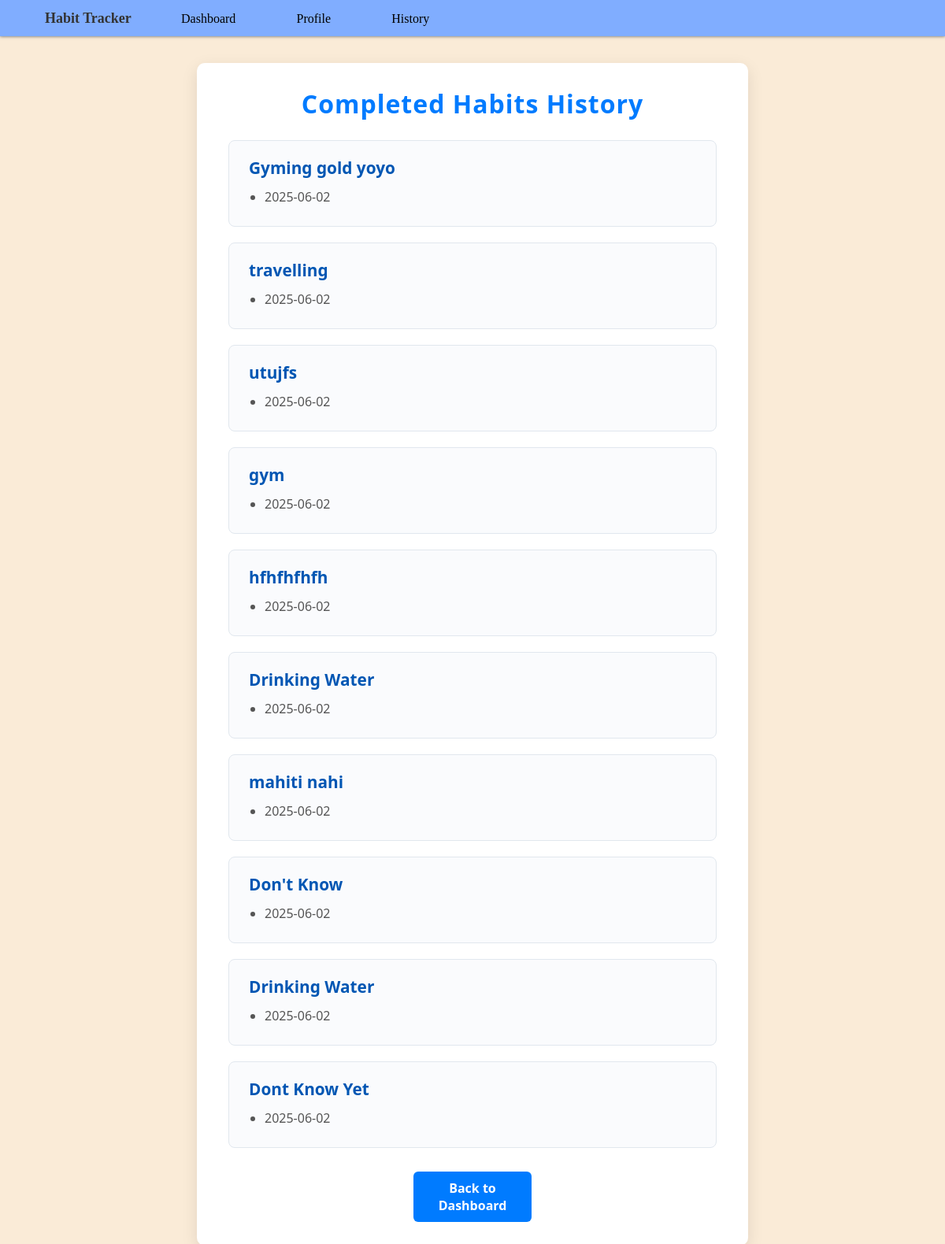
/habit/history/, run on the app's committed database.
### habits/models.py (models this page shows, shortened)
class UserCustomHabits(models.Model):
    types=[
        ('Good', 'Good'),
        ('Bad', 'Bad')
    ]
    completion_history = models.JSONField(default=list, blank=True)
    name=models.CharField(max_length=100)
    habit_type=models.CharField(max_length=4, choices=types)
    frequency=models.CharField(max_length=50, help_text='e.g. Daily, Weekly, Monthly')
    start_date=models.DateField()
    end_date=models.DateField(null=True, blank=True)
    is_active=models.BooleanField(default=True)

### habits/views.py (the view)
# urls.py: path('history/', completed_habits, name='history')
def completed_habits(request):
    habits = UserCustomHabits.objects.all()
    habits_with_history = []
    for habit in habits:
        if habit.completion_history:
            habits_with_history.append({
                'habit': habit,
                'history': habit.completion_history,
            })
    context = {
        'habits_with_history': habits_with_history,
    }
    return render(request, 'history.html', context)

### templates/history.html (shortened to what this page needs)
<!DOCTYPE html>
<html lang="en">
<head>
</head>
<body>
    {% include 'header.html' %}
  <div class="container">
    <h1>Completed Habits History</h1>
    {% if habits_with_history %}
      {% for item in habits_with_history %}
        <div class="habit-card">
          <div class="habit-name">{{ item.habit.name }}</div>
          <ul class="history-list">
            {% for date in item.history %}
              <li>{{ date }}</li>
            {% endfor %}
          </ul>
        </div>
      {% endfor %}
    {% else %}
      <p class="no-history">No completed habits found.</p>
    {% endif %}
    <a href="{% url 'dashboard' %}" class="back-link">Back to Dashboard</a>
  </div>
</body>
</html>

### templates/header.html (shortened to what this page needs)
{% load static %}
<!DOCTYPE html>
<html lang="en">
<head>
</head>
<body>
  <header>
    <ul>
      <li>Habit Tracker</li>
      <li><a href="{% url 'dashboard' %}">Dashboard</a></li>
      <li><a href="{% url 'show' %}">Profile</a></li>
      <li><a href="{% url 'history' %}">History</a></li>
    </ul>
  </header>
</body>
</html>

### templates/history.html (style rules this page uses)
* { box-sizing: border-box; font-family: 'Segoe UI', Tahoma, Geneva, Verdana, sans-serif; margin: 0; padding: 0; }
body { background: #f0f4f8; color: #333; padding: 20px; min-height: 100vh; display: flex; flex-direction: column; align-items: center; }
.container { background: white; max-width: 700px; margin-top: 80px; width: 100%; border-radius: 10px; box-shadow: 0 6px 20px rgba(0,0,0,0.1); padding: 30px 40px; }
h1 { text-align: center; color: #007BFF; margin-bottom: 25px; font-weight: 700; letter-spacing: 1px; }
.habit-card { border: 1px solid #e1e7ee; border-radius: 8px; margin-bottom: 20px; padding: 20px 25px; background-color: #fafbfd; transition: box-shadow 0.3s ease; }
.habit-name { font-size: 1.3rem; font-weight: 600; color: #0056b3; margin-bottom: 12px; }
ul.history-list { list-style-type: disc; padding-left: 20px; color: #555; }
ul.history-list li { margin-bottom: 6px; font-size: 1rem; }
.back-link { display: block; margin: 30px auto 0; max-width: 150px; text-align: center; background-color: #007BFF; color: white; padding: 10px 15px; border-radius: 6px; text-decoration: none; font-weight: 600; transition: background-color 0.3s ease; }

### templates/header.html (style rules this page uses)
header { position: fixed; top: 0; left: 0; right: 0; z-index: 1000; align-items: center; padding: 12px; box-sizing: border-box; background-color: rgb(128, 173, 255); box-shadow: 0 0 4px rgb(88, 90, 90); }
header ul { margin: 0; padding: 0; list-style-type: none; overflow: hidden; }
header li { display: inline-block; padding-left: 45px; }
header li:first-child { font-family: cursive; font-size: 18px; font-weight: bold; }
header li a { color: black; text-decoration: none; padding: 14px; transition: 0.3s ease; font-family: Georgia, 'Times New Roman', Times, serif; font-weight: 300; font-size: 16px; }
body { background-color: antiquewhite; padding: 0; margin: 0; overflow-x: hidden; }

### data on the page
UserCustomHabits: habit.name "Gyming gold yoyo", history "2025-06-02"
UserCustomHabits: habit.name "travelling", history "2025-06-02"
UserCustomHabits: habit.name "utujfs", history "2025-06-02"
UserCustomHabits: habit.name "gym", history "2025-06-02"
UserCustomHabits: habit.name "hfhfhfhfh", history "2025-06-02"
UserCustomHabits: habit.name "Drinking Water", history "2025-06-02"
UserCustomHabits: habit.name "mahiti nahi", history "2025-06-02"
UserCustomHabits: habit.name "Don't Know", history "2025-06-02"
UserCustomHabits: habit.name "Drinking Water", history "2025-06-02"
UserCustomHabits: habit.name "Dont Know Yet", history "2025-06-02"
